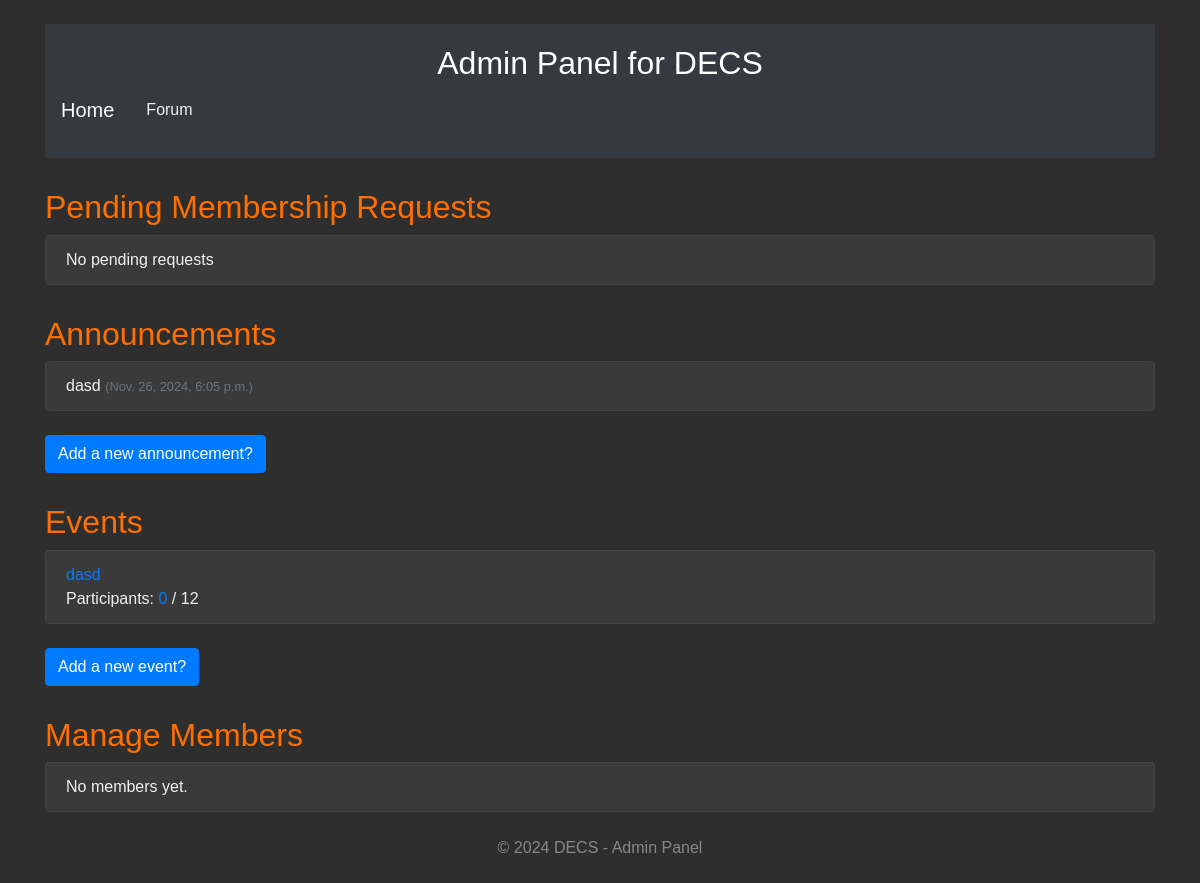
Screenshot of /adminpanel/ (signed in) with the database file from the repository.
### Society/models.py (models this page shows, shortened)
class Society(models.Model):
    name = models.CharField(max_length=255, unique=True)
    description = models.TextField(blank=True)
    created_at = models.DateTimeField(auto_now_add=True)
    admins = models.ManyToManyField(CustomUser, related_name='society_admins')
    members = models.ManyToManyField(CustomUser, related_name='society_members', blank=True)
    email = models.EmailField(blank=True)
    phone_number = models.CharField(max_length=15, blank=True)

class Announcement(models.Model):
    society = models.ForeignKey(Society, on_delete=models.CASCADE, related_name="announcements")
    title = models.CharField(max_length=255)
    content = models.TextField()
    image = models.ImageField(upload_to='announcements/', blank=True, null=True)
    is_member_specific = models.BooleanField(default=False)
    created_at = models.DateTimeField(auto_now_add=True)
    created_by = models.ForeignKey(CustomUser, on_delete=models.CASCADE)

class Event(models.Model):
    society = models.ForeignKey(Society, on_delete=models.CASCADE, related_name="events")
    title = models.CharField(max_length=255)
    description = models.TextField()
    date = models.DateField()
    venue = models.CharField(max_length=255)
    created_at = models.DateTimeField(auto_now_add=True)
    created_by = models.ForeignKey(CustomUser, on_delete=models.CASCADE)
    image = models.ImageField(upload_to='events/images/', blank=True, null=True)
    video = models.FileField(upload_to='events/videos/', blank=True, null=True)
    is_participating_event = models.BooleanField(default=False)
    max_participants = models.PositiveIntegerField(null=True, blank=True)
    participants = models.ManyToManyField(CustomUser, related_name="participating_events", blank=True)
    banned_participants = models.ManyToManyField(CustomUser, related_name='banned_events', blank=True)
    def remaining_slots(self):
        if self.is_participating_event:
            return self.max_participants - self.participants.count()
        return None

### Society/views.py (the view)
# urls.py: path('adminpanel/',sviews.admin_panel,name='apanel'),
@login_required
@login_required
def admin_panel(request):
    user_societies = Society.objects.filter(admins=request.user)
    current_society = user_societies.first()
    if not current_society:
        return render(request, 'home')
    pending_requests = MembershipRequest.objects.filter(society=current_society, status='pending')
    announcements = current_society.announcements.all()
    events = current_society.events.all()
    members = current_society.members.all()
    admins = current_society.admins.all()
    event_participation = [
        {
            'event': event,
            'participants_count': event.participants.count(),
            'remaining_slots': event.remaining_slots(),
        }
        for event in events
    ]
    context = {
        'current_society': current_society,
        'pending_requests': pending_requests,
        'announcements': announcements,
        'event_participation': event_participation,
        'members': members,
        'admins': admins,
    }
    return render(request, 'admin_panel.html', context)

### Templates/admin_panel.html (shortened to what this page needs)
<!DOCTYPE html>
<html lang="en">
<head>
    <link rel="stylesheet" href="https://stackpath.bootstrapcdn.com/bootstrap/4.5.2/css/bootstrap.min.css">
</head>
<body>
    <div class="container">
        <header class="my-4">
            <h1 class="text-center">Admin Panel for {{ current_society.name }}</h1>
            <nav class="navbar navbar-expand-lg navbar-dark bg-dark">
                <a class="navbar-brand" href="{% url 'home' %}">Home</a>
                <a class="nav-link" href="{% url 'forumhome' %}">Forum</a>
            </nav>
        </header>
        <section>
            <h2>Pending Membership Requests</h2>
            <ul class="list-group mb-4">
                {% for request in pending_requests %}
                    <li class="list-group-item d-flex justify-content-between align-items-center">
                        {{ request.user.username }}
                        <a href="{% url 'viewmember' request.id %}" class="btn btn-info btn-sm">View Application</a>
                    </li>
                {% empty %}
                    <li class="list-group-item">No pending requests</li>
                {% endfor %}
            </ul>
            <h2>Announcements</h2>
            <ul class="list-group mb-4">
                {% for announcement in announcements %}
                    <li class="list-group-item">{{ announcement.title }} <small class="text-muted">({{ announcement.created_at }})</small></li>
                {% empty %}
                    <li class="list-group-item">No announcements yet.</li>
                {% endfor %}
            </ul>
            <a href="{% url 'create_announcement' current_society.id %}" class="btn btn-primary">Add a new announcement?</a>
            <h2>Events</h2>
            <ul class="list-group mb-4">
                {% for event_detail in event_participation %}
                    <li class="list-group-item">
                        <a href="{% url 'event_detail' event_detail.event.id %}">{{ event_detail.event.title }}</a><br>
                        Participants:
                        <a href="{% url 'event_participants' event_detail.event.id %}">{{ event_detail.participants_count }}</a> /
                        {% if event_detail.event.max_participants %}
                            {{ event_detail.event.max_participants }}
                        {% else %}
                            None
                        {% endif %}
                    </li>
                {% empty %}
                    <li class="list-group-item">No events found.</li>
                {% endfor %}
            </ul>
            <a href="{% url 'create_event' current_society.id %}" class="btn btn-primary">Add a new event?</a>
            <h2>Manage Members</h2>
            <ul class="list-group mb-4">
                {% for member in current_society.members.all %}
                    <li class="list-group-item d-flex justify-content-between align-items-center">
                        {{ member.user.username }}
                        <a href="{% url 'view_member_profile' member.id %}" class="btn btn-info btn-sm">View Profile</a>
                    </li>
                {% empty %}
                    <li class="list-group-item">No members yet.</li>
                {% endfor %}
            </ul>
        </section>
    </div>
    <footer class="my-4">
        <p>&copy; 2024 {{ current_society.name }} - Admin Panel</p>
    </footer>
</body>
</html>

### Templates/admin_panel.html (style rules this page uses)
body { background-color: #2e2e2e; font-family: 'Aharoni', sans-serif; color: #f0f0f0; }
header { background-color: #343a40; color: white; padding: 20px 0; }
header h1 { margin: 0; font-size: 2rem; }
nav a { color: #ffffff; }
h2 { margin-top: 30px; color: #ff6f00; }
.list-group-item { background-color: #3a3a3a; border: 1px solid #444; }
.btn-primary { background-color: #007bff; border-color: #007bff; }
footer { margin-top: 30px; text-align: center; color: #888; }
.navbar { background-color: #333; }
.navbar-brand, .nav-link { color: #f0f0f0; }

### rows the page displays
Society: name "DECS"
Announcement: title "dasd", created_at "Nov. 26, 2024, 6:05 p.m."
Event: event "dasd", participants_count "0", event.max_participants "12"
